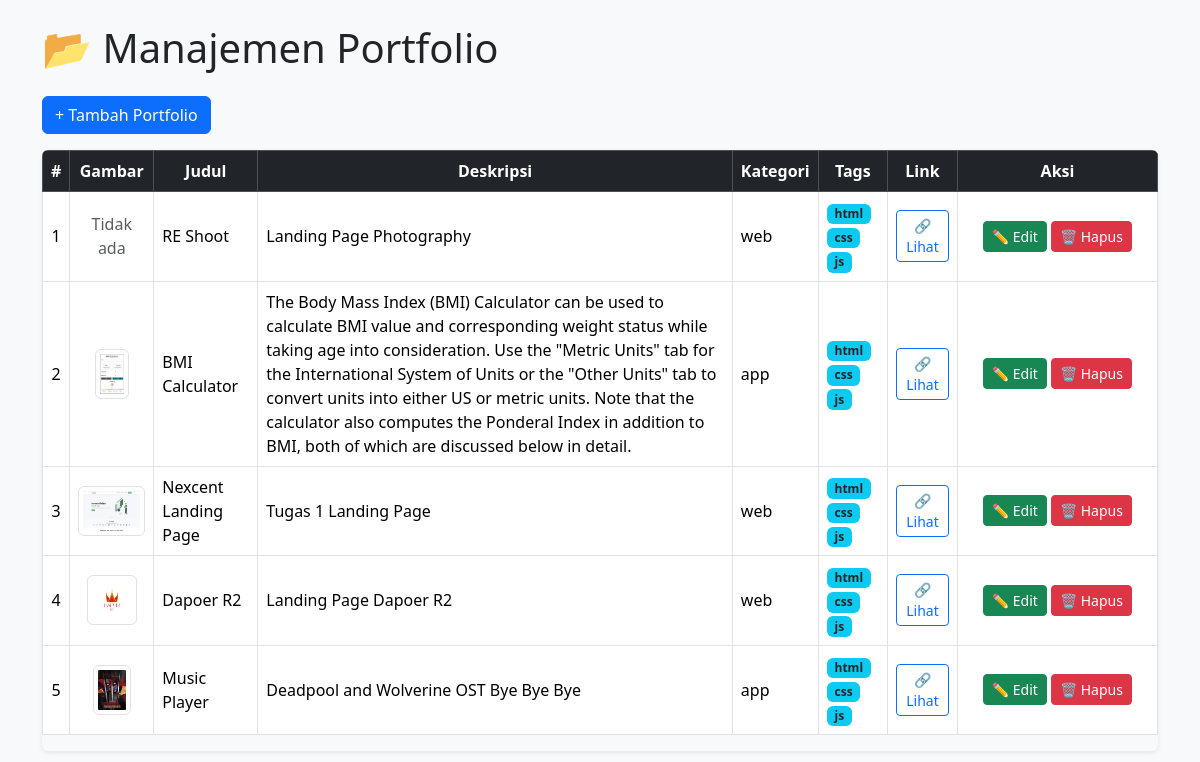
Screenshot of /admin/content/portfolio.php with the database file from the repository.
### tables this page shows
CREATE TABLE `portfolio` (
  `id` int(11) NOT NULL,
  `title` varchar(255) NOT NULL,
  `category` enum('app','card','web') NOT NULL,
  `description` text NOT NULL,
  `image` varchar(255) DEFAULT NULL,
  `link` varchar(255) DEFAULT NULL,
  `tags` varchar(255) DEFAULT NULL,
  `created_at` timestamp NOT NULL DEFAULT current_timestamp(),
  `updated_at` timestamp NOT NULL DEFAULT current_timestamp() ON UPDATE current_timestamp()
);

### admin/content/portfolio.php (the view, shortened to what this page needs)
<?php
include 'koneksi.php';
$portfolio = mysqli_query($koneksi, "SELECT * FROM portfolio ORDER BY id DESC");
?>
<!doctype html>
<html lang="id">
<head>
    <link rel="stylesheet" href="https://cdn.jsdelivr.net/npm/bootstrap@5.3.2/dist/css/bootstrap.min.css">
</head>
<body class="bg-light">
    <div class="container py-4">
        <h1 class="mb-4">📂 Manajemen Portfolio</h1>
        <div class="d-flex justify-content-between align-items-center mb-3">
            <a href="?page=tambah-portfolio" class="btn btn-primary">+ Tambah Portfolio</a>
        </div>
        <div class="table-responsive shadow-sm rounded">
            <table class="table table-bordered table-hover align-middle">
                <thead class="table-dark text-center">
                    <tr>
                        <th>#</th>
                        <th>Gambar</th>
                        <th>Judul</th>
                        <th>Deskripsi</th>
                        <th>Kategori</th>
                        <th>Tags</th>
                        <th>Link</th>
                        <th style="width:200px">Aksi</th>
                    </tr>
                </thead>
                <tbody>
                    <?php $i = 1;
                    if (mysqli_num_rows($portfolio) > 0): ?>
                        <?php while ($row = mysqli_fetch_assoc($portfolio)): ?>
                            <tr>
                                <td class="text-center"><?= $i++ ?></td>
                                <td class="text-center">
                                    <?php if (!empty($row['image']) && file_exists(__DIR__ . "/../uploads/" . $row['image'])): ?>
                                        <img src="uploads/<?= htmlspecialchars($row['image']) ?>" class="img-thumbnail" style="height:50px">
                                    <?php else: ?>
                                        <span class="text-muted">Tidak ada</span>
                                    <?php endif; ?>
                                </td>
                                <td><?= htmlspecialchars($row['title']) ?></td>
                                <td><?= htmlspecialchars($row['description']) ?></td>
                                <td><?= htmlspecialchars($row['category']) ?></td>
                                <td>
                                    <?php if (!empty($row['tags'])): ?>
                                        <?php foreach (explode(',', $row['tags']) as $tag): ?>
                                            <span class="badge bg-info text-dark"><?= htmlspecialchars(trim($tag)) ?></span>
                                        <?php endforeach; ?>
                                    <?php else: ?>
                                        <span class="text-muted">-</span>
                                    <?php endif; ?>
                                </td>
                                <td class="text-center">
                                    <?php if (!empty($row['link'])): ?>
                                        <a href="<?= htmlspecialchars($row['link']) ?>" target="_blank" class="btn btn-outline-primary btn-sm">🔗
                                            Lihat</a>
                                    <?php else: ?>
                                        <span class="text-muted">-</span>
                                    <?php endif; ?>
                                </td>
                                <td class="text-center">
                                    <a href="?page=tambah-portfolio&edit=<?= intval($row['id']) ?>" class="btn btn-success btn-sm">✏ Edit</a>
                                    <a href="?page=portfolio&del=<?= $row['id'] ?>" class="btn btn-danger btn-sm"
                                        onclick="return confirm('Yakin ingin menghapus data ini?')">🗑 Hapus</a>
                                </td>
                            </tr>
                        <?php endwhile; ?>
                    <?php else: ?>
                        <tr>
                            <td colspan="8" class="text-center text-muted">Belum ada data portfolio</td>
                        </tr>
                    <?php endif; ?>
                </tbody>
            </table>
        </div>
    </div>
</body>
</html>

### rows the page displays
portfolio: shows "Tidak ada", title "RE Shoot", description "Landing Page Photography", category "web", tags "html", tags "css", tags "js"
portfolio: image (picture), title "BMI Calculator", description "The Body Mass Index (BMI) Calculator can be used to calculate BMI value and corresponding weight status while taking age into consideration. Use the \"Metric Units\" tab for the International System of Units or the \"Other Units\" tab to convert units into either US or metric units. Note that the calculator also computes the Ponderal Index in addition to BMI, both of which are discussed below in detail.", category "app", tags "html", tags "css", tags "js"
portfolio: image (picture), title "Nexcent Landing Page", description "Tugas 1 Landing Page", category "web", tags "html", tags "css", tags "js"
portfolio: image (picture), title "Dapoer R2", description "Landing Page Dapoer R2", category "web", tags "html", tags "css", tags "js"
portfolio: image (picture), title "Music Player", description "Deadpool and Wolverine OST Bye Bye Bye", category "app", tags "html", tags "css", tags "js"
